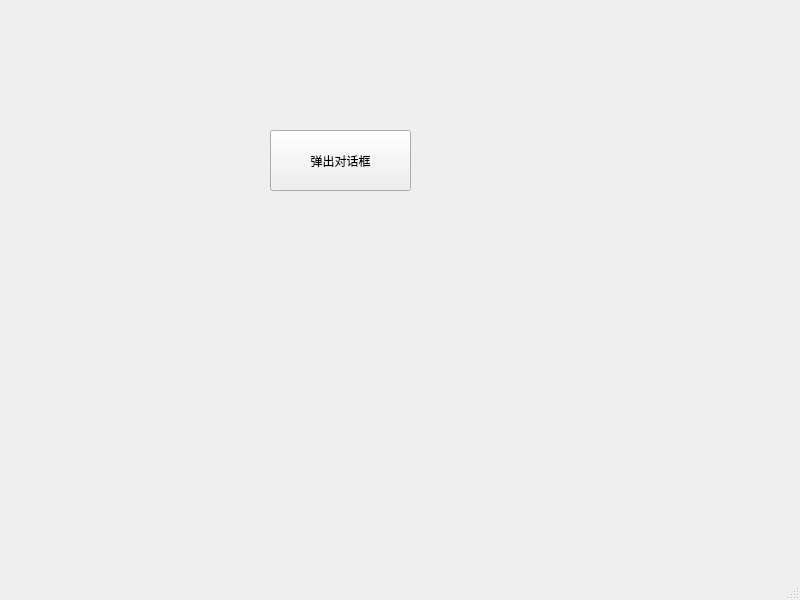
<?xml version="1.0" encoding="UTF-8"?>
<ui version="4.0">
 <class>MainWindow</class>
 <widget class="QMainWindow" name="MainWindow">
  <property name="geometry">
   <rect>
    <x>0</x>
    <y>0</y>
    <width>800</width>
    <height>600</height>
   </rect>
  </property>
  <property name="windowTitle">
   <string>MainWindow</string>
  </property>
  <widget class="QWidget" name="centralwidget">
   <widget class="QPushButton" name="pushButton">
    <property name="geometry">
     <rect>
      <x>270</x>
      <y>130</y>
      <width>141</width>
      <height>61</height>
     </rect>
    </property>
    <property name="text">
     <string>弹出对话框</string>
    </property>
   </widget>
  </widget>
  <widget class="QMenuBar" name="menubar">
   <property name="geometry">
    <rect>
     <x>0</x>
     <y>0</y>
     <width>800</width>
     <height>21</height>
    </rect>
   </property>
  </widget>
  <widget class="QStatusBar" name="statusbar"/>
 </widget>
 <resources/>
 <connections/>
</ui>
